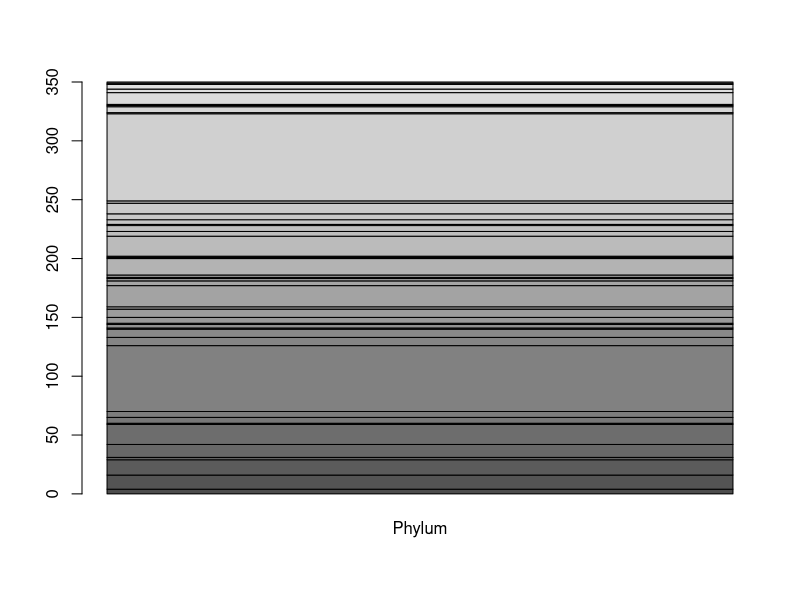

Source code (R):
dat <- read.table(text = "Phylum
AC1 4
Acidobacteria 12
Actinobacteria 13
Aquificae 2
Armatimonadetes 11
Bacteroidetes 17
BRC1 1
Caldithrix 5
Chlorobi 5
Chloroflexi 56
Crenarchaeota 7
Cyanobacteria 7  
Dictyoglomi 1
Elusimicrobia 3   
EM19 1
EM3 5     
Euryarchaeota 7        
FBP 2   
Firmicutes 18        
GAL15 4
Gemmatimonadetes 2
MVP-21 1
Nil 2
Nitrospirae 14
NKB19 1
OctSpA1-106 1
OD1 17
OP1 4
OP11 5
OP3 1
OP8 4
Parvarchaeota 5
Planctomycetes 9
Poribacteria 2
Proteobacteria 74
SBR1093 1
Spirochaetes 5
Synergistetes 1
Tenericutes 1
Thermi 10
Thermotogae 3
Verrucomicrobia 4
WS1 1
WS2 1", header = TRUE)

barplot(as.matrix(dat))
